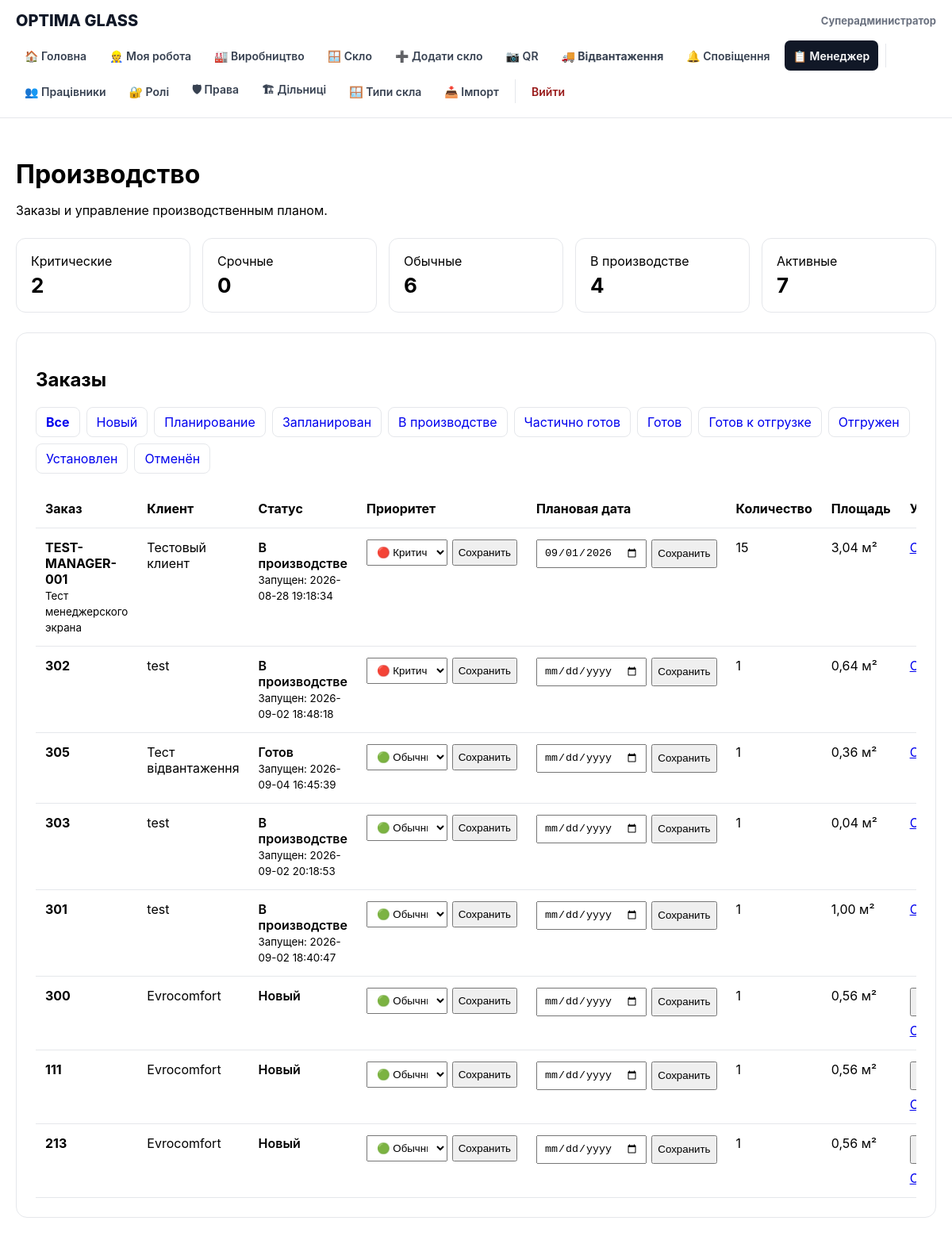
Page /manager.php (signed in) on the committed database.
### tables this page shows
CREATE TABLE users (
        id INTEGER PRIMARY KEY AUTOINCREMENT,
        name TEXT NOT NULL,
        email TEXT NOT NULL UNIQUE,
        password TEXT NOT NULL,
        role TEXT NOT NULL DEFAULT 'employee',
        active INTEGER NOT NULL DEFAULT 1,
        created_at TEXT NOT NULL DEFAULT CURRENT_TIMESTAMP
    , stage_id INTEGER REFERENCES production_stages(id));

CREATE TABLE orders (
    id INTEGER PRIMARY KEY AUTOINCREMENT,
    order_number TEXT NOT NULL UNIQUE,
    customer_name TEXT,
    comment TEXT,
    status TEXT NOT NULL DEFAULT 'new',
    created_at TEXT NOT NULL DEFAULT CURRENT_TIMESTAMP,
    updated_at TEXT NOT NULL DEFAULT CURRENT_TIMESTAMP
, priority INTEGER NOT NULL DEFAULT 1, planned_date TEXT, production_started_at TEXT, production_completed_at TEXT, created_by INTEGER);

### public/manager.php (the view, shortened to what the rows shown need)
<?php
require __DIR__ . '/../src/auth.php';
$user = require_roles([
    'superadmin',
    'admin',
    'manager',
]);
function e(?string $value): string
{
    return htmlspecialchars(
        $value ?? '',
        ENT_QUOTES,
        'UTF-8'
    );
}
function statusLabel(string $status): string
{
    return match ($status) {
        'new' => 'Новый',
        'planning' => 'Планирование',
        'planned' => 'Запланирован',
        'in_production' => 'В производстве',
        'partially_completed' => 'Частично готов',
        'completed' => 'Готов',
        'ready_for_shipping' => 'Готов к отгрузке',
        'shipped' => 'Отгружен',
        'installed' => 'Установлен',
        'cancelled' => 'Отменён',
        default => $status,
    };
}
$sql = "
    SELECT
        o.id,
        o.order_number,
        o.customer_name,
        o.comment,
        o.status,
        o.priority,
        o.planned_date,
        o.production_started_at,
        o.production_completed_at,
        o.created_at,
        COUNT(DISTINCT g.id) AS glass_count,
        COALESCE(
            (
                SELECT SUM(
                    oi.width *
                    oi.height *
                    oi.quantity
                ) / 1000000.0
                FROM order_items oi
                WHERE oi.order_id = o.id
            ),
            0
        ) AS area_m2
    FROM orders o
    LEFT JOIN glasses g
        ON g.order_id = o.id
";
$params = [];
$sql .= "
    GROUP BY o.id
    ORDER BY
        o.priority DESC,
        CASE
            WHEN o.planned_date IS NULL THEN 1
            ELSE 0
        END,
        o.planned_date ASC,
        o.id DESC
";
$stmt = $db->prepare($sql);
$stmt->execute($params);
$orders = $stmt->fetchAll(PDO::FETCH_ASSOC);
?>
<!DOCTYPE html>
<html lang="ru">
<head>
    <link
        rel="stylesheet"
        href="/assets/css/app.css"
    >
</head>
<body>
<?php require __DIR__ . '/../src/partials/header.php'; ?>
<main class="manager-page">
    <header class="manager-header">
        <h1>Производство</h1>
    </header>
    <section class="manager-card">
        <h2>Заказы</h2>
        <?php if (!$orders): ?>
            <div class="empty-state">
                Заказов пока нет.
            </div>
        <?php else: ?>
            <div class="orders-table-wrap">
                <table class="orders-table">
                    <thead>
                        <tr>
                            <th>Заказ</th>
                            <th>Клиент</th>
                            <th>Статус</th>
                            <th>Приоритет</th>
                            <th>Плановая дата</th>
                            <th>Количество</th>
                            <th>Площадь</th>
                            <th>Управление</th>
                        </tr>
                    </thead>
                    <tbody>
                    <?php foreach ($orders as $order): ?>
                        <tr>
                            <td>
                                <div class="order-number">
                                    <?= e($order['order_number']) ?>
                                </div>
                                <?php if (
                                    $order['comment']
                                ): ?>
                                    <small>
                                        <?= e($order['comment']) ?>
                                    </small>
                                <?php endif; ?>
                            </td>
                            <td>
                                <?= e(
                                    $order['customer_name']
                                ) ?>
                            </td>
                            <td>
                                <span class="status">
                                    <?= e(
                                        statusLabel(
                                            $order['status']
                                        )
                                    ) ?>
                                </span>
                                <?php if (
                                    $order['production_started_at']
                                ): ?>
                                    <br>
                                    <small>
                                        Запущен:
                                        <?= e(
                                            $order[
                                                'production_started_at'
                                            ]
                                        ) ?>
                                    </small>
                                <?php endif; ?>
                            </td>
                            <td>
                                <div class="order-controls">
                                    <form method="post">
                                        <select name="priority">
                                            <option
                                                value="3"
                                                <?= (int) $order['priority'] === 3
                                                    ? 'selected'
                                                    : '' ?>
                                            >
                                                🔴 Критический
                                            </option>
                                            <option
                                                value="1"
                                                <?= (int) $order['priority'] === 1
                                                    ? 'selected'
                                                    : '' ?>
                                            >
                                                🟢 Обычный
                                            </option>
                                        </select>
                                        <button type="submit">
                                            Сохранить
                                        </button>
                                    </form>
                                </div>
                            </td>
                            <td>
                                <div class="order-controls">
                                    <form method="post">
                                        <input
                                            type="date"
                                            name="planned_date"
                                            value="<?= e(
                                                $order['planned_date']
                                            ) ?>"
                                        >
                                        <button type="submit">
                                            Сохранить
                                        </button>
                                    </form>
                                </div>
                            </td>
                            <td>
                                <?= (int) $order['glass_count'] ?>
                            </td>
                            <td>
                                <?= number_format(
                                    (float) $order['area_m2'],
                                    2,
                                    ',',
                                    ' '
                                ) ?>
                                м²
                            </td>
                            <td>
                                <div class="order-actions">
                                    <?php if (
                                        in_array(
                                            $order['status'],
                                            [
                                                'new',
                                                'planning',
                                                'planned',
                                            ],
                                            true
                                        )
                                    ): ?>
                                        <form method="post">
                                            <button type="submit">
                                            </button>
                                        </form>
                                    <?php endif; ?>
                                    <a
                                        href="/order.php?id=<?= (int) $order['id'] ?>"
                                    >
                                        Открыть
                                    </a>
                                </div>
                            </td>
                        </tr>
                    <?php endforeach; ?>
                    </tbody>
                </table>
            </div>
        <?php endif; ?>
    </section>
</main>
</body>
</html>

### src/partials/header.php (shortened to what the rows shown need)
<?php
require_once __DIR__
    . '/../permissions.php';
$headerUser =
    isset($user)
    &&
    is_array($user)
        ? $user
        : null;
?>
<header class="app-header">
    <div class="app-header-inner">
        <div class="app-topbar">
            <?php if (
                $headerUser
            ): ?>
                <div class="app-user">
                    <strong>
                        <?= htmlspecialchars(
                            $headerUser[
                                'name'
                            ]
                            ?? '',
                            ENT_QUOTES,
                            'UTF-8'
                        ) ?>
                    </strong>
                </div>
            <?php endif; ?>
        </div>
    </div>
</header>

### rows in the picture
users: name "Суперадминистратор"
orders: order_number "TEST-MANAGER-001", comment "Тест менеджерского экрана", customer_name "Тестовый клиент", status "В производстве", production_started_at "2026-08-28 19:18:34", priority "🔴 Критический", planned_date "09/01/2026", glass_count "15", area_m2 "3,04"
orders: order_number "302", customer_name "test", status "В производстве", production_started_at "2026-09-02 18:48:18", priority "🔴 Критический", glass_count "1", area_m2 "0,64"
orders: order_number "305", customer_name "Тест відвантаження", status "Готов", production_started_at "2026-09-04 16:45:39", priority "🟢 Обычный", glass_count "1", area_m2 "0,36"
orders: order_number "303", customer_name "test", status "В производстве", production_started_at "2026-09-02 20:18:53", priority "🟢 Обычный", glass_count "1", area_m2 "0,04"
orders: order_number "301", customer_name "test", status "В производстве", production_started_at "2026-09-02 18:40:47", priority "🟢 Обычный", glass_count "1", area_m2 "1,00"
orders: order_number "300", customer_name "Evrocomfort", status "Новый", priority "🟢 Обычный", glass_count "1", area_m2 "0,56"
orders: order_number "111", customer_name "Evrocomfort", status "Новый", priority "🟢 Обычный", glass_count "1", area_m2 "0,56"
orders: order_number "213", customer_name "Evrocomfort", status "Новый", priority "🟢 Обычный", glass_count "1", area_m2 "0,56"

### other values in the picture
$stats['critical_count'] "2"
$stats['urgent_count'] "0"
$stats['normal_count'] "6"
$stats['production_count'] "4"
$stats['active_count'] "7"
